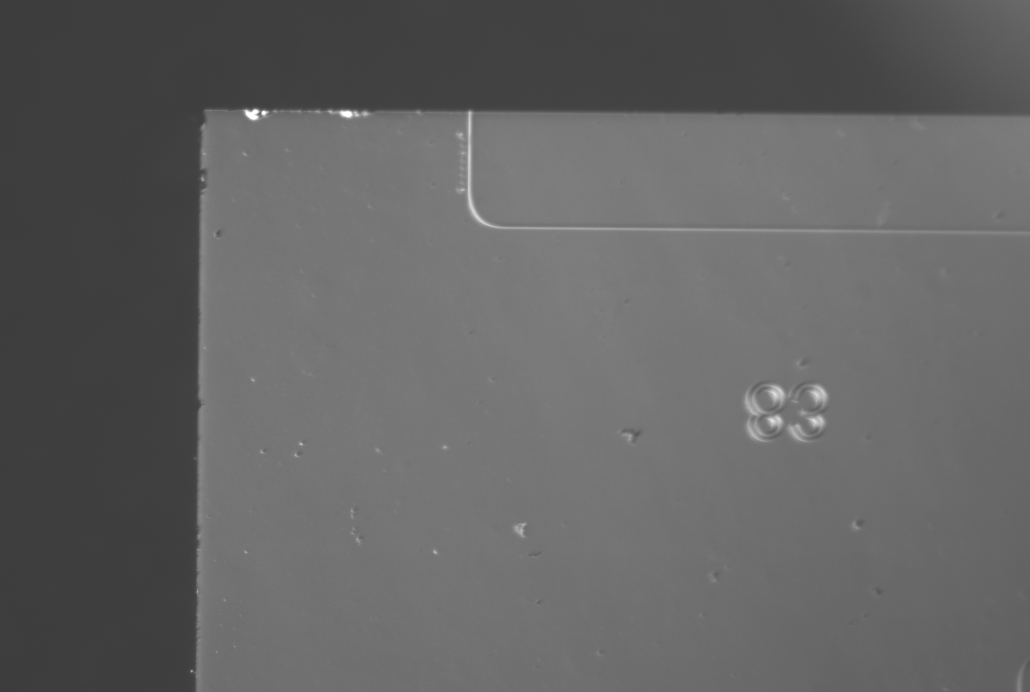
#> input picture data/foto1.png, 3088 x 2076 px (shown at 1/3 size)
$ python -i waveguide_entrance_detector.py   (imports and definitions only)
#> lines starting #> are read from the running program, lines starting #| are printed output that depends on the picture; after the words box and inside, x2 and y2 are one past the last pixel; in counts of white or black regions, pixels touching at a corner belong together
#> further down, picture is the input picture: shape (2076, 3088); min 56, max 255, mean 99.5
import cv2
import numpy as np
from sympy import symbols, Eq, solve
import matplotlib.pyplot as plt
from sklearn.linear_model import RANSACRegressor

# ---------- 1. Prepare Image ----------
# [31 lines left out: functions prepare_image, upscale_image, detect_edges, not called in this run]

def devide_lines(lines):

    horizontal_lines = [line[0] for line in lines if abs(line[0][3] - line[0][1]) < 20]
    vertical_lines = [line[0] for line in lines if abs(line[0][2] - line[0][0]) < 20]

    return horizontal_lines, vertical_lines

# [13 lines left out: function filter_lines, not called in this run]

def get_midpoints(lines):

    midpoints = [((x1 + x2) / 2, (y1 + y2) / 2) for x1, y1, x2, y2 in lines]

    return midpoints

# [89 lines left out: functions fit_line, get_ROI, calculate_intersection, calculate_rotated_ROI, extract_ROI, not called in this run]

# ---------- 4. Detect waveguide lines ----------

def detect_waveguide_lines(ROI_image):

    EQ_ROI_image = cv2.equalizeHist(ROI_image)
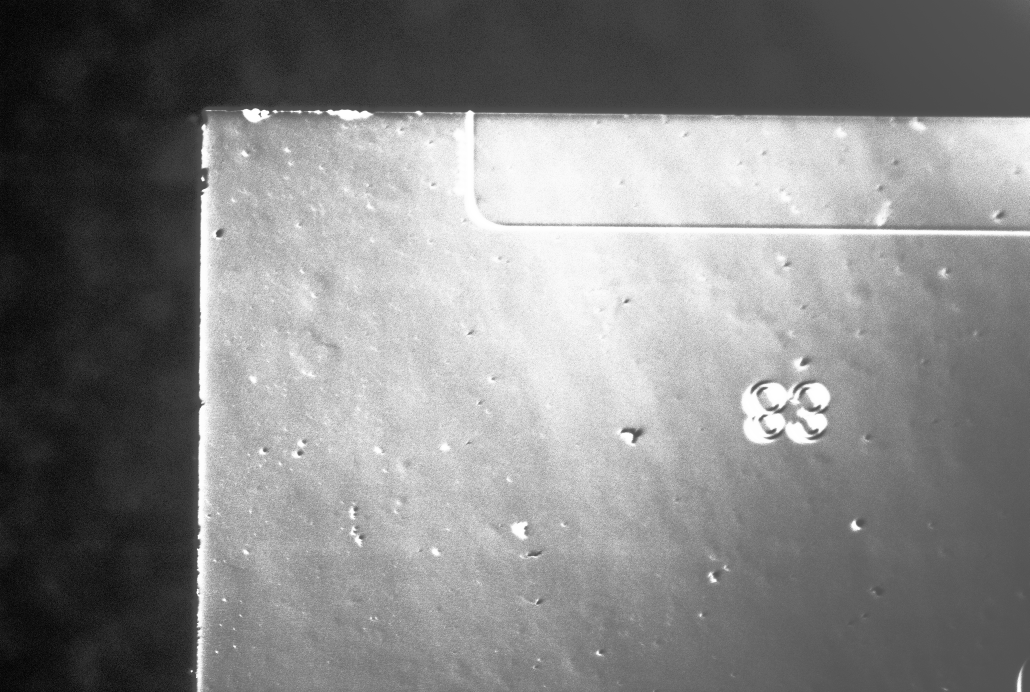
#> EQ_ROI_image: shape (2076, 3088) (shown at 1/3 size); min 0, max 255, mean 131.7

    _, EQBW_ROI_image = cv2.threshold(EQ_ROI_image, 250, 255, cv2.THRESH_BINARY)
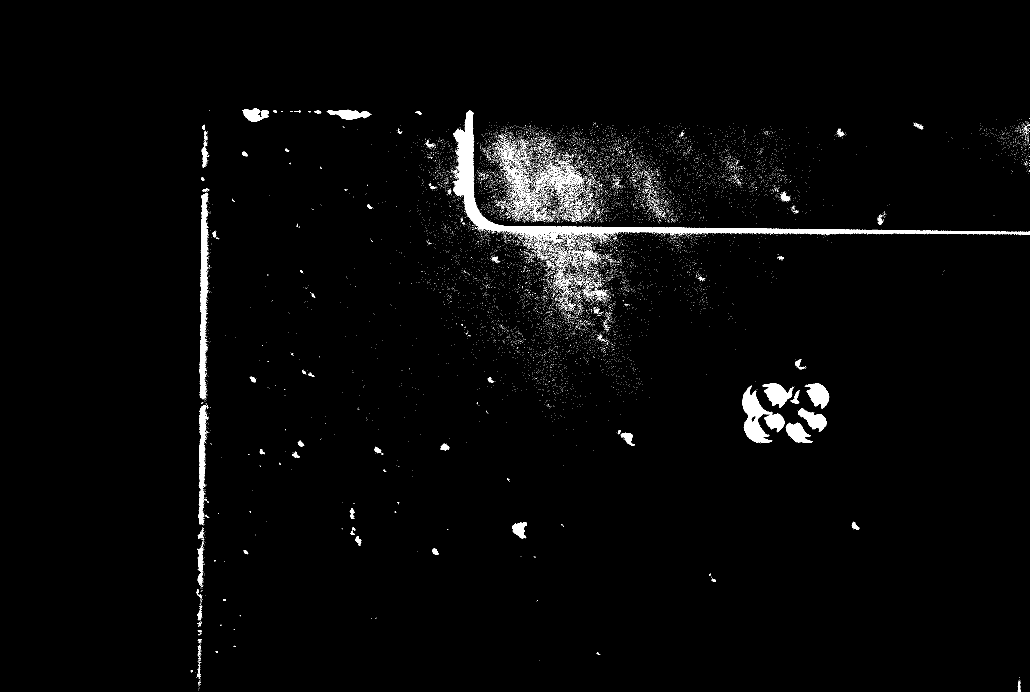
#> EQBW_ROI_image: shape (2076, 3088) (shown at 1/3 size); 2% white; 17797 white regions (17546 under 20 px), largest, box (x1, y1, x2, y2) and area: (1359, 332, 3088, 730) 35818, (2226, 1156, 2354, 1329) 9171, (598, 579, 626, 1197) 9098

    edges_in_ROI = cv2.Canny(EQBW_ROI_image, 40, 50)
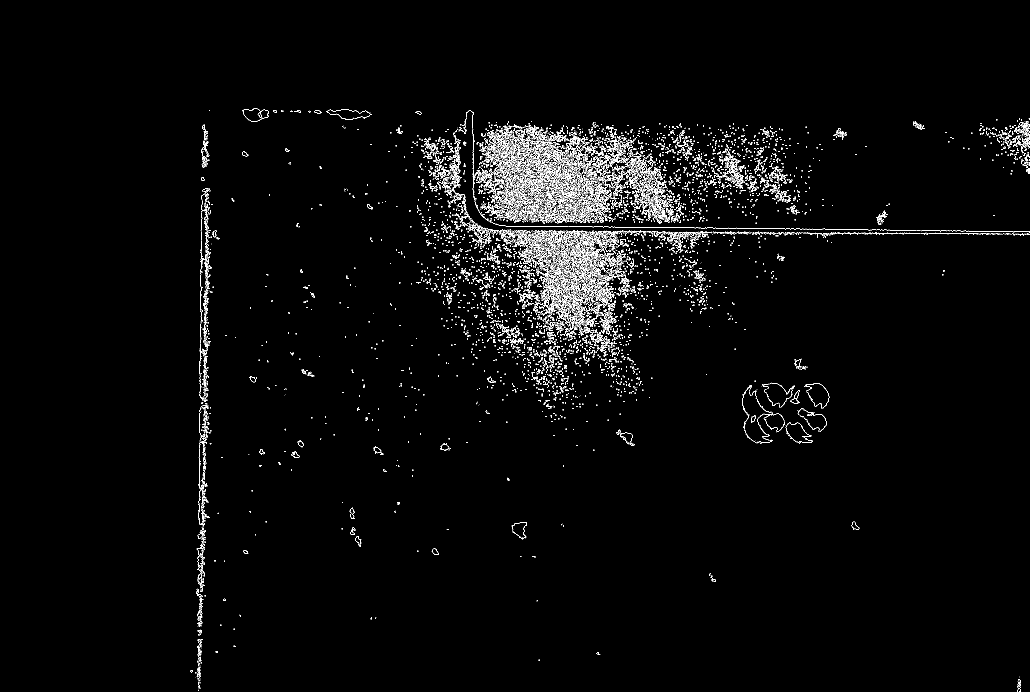
#> edges_in_ROI: shape (2076, 3088) (shown at 1/3 size); 1.7% white in thin lines or dots, all inside (x1, y1, x2, y2) = (572, 325, 3088, 2076)

    lines_in_ROI = cv2.HoughLinesP(edges_in_ROI, rho=0.2, theta=np.pi/720, threshold=50, minLineLength=50, maxLineGap=10)
#> lines_in_ROI = 1255 rows, first 6: [1698, 699, 1880, 699], [2419, 700, 2677, 700], [1979, 701, 2116, 701], [2936, 702, 3087, 702], [1920, 697, 2312, 697], [1574, 695, 1770, 695]

    horizontal_lines, vertical_lines = devide_lines(lines_in_ROI)
#> in devide_lines, `horizontal_lines = [line[0] for line in lines if abs(line[0][3] - line..`: horizontal_lines = 995 items, first 6: [1698, 699, 1880, 699], [2419, 700, 2677, 700], [1979, 701, 2116, 701], [2936, 702, 3087, 702], [1920, 697, 2312, 697], [1574, 695, 1770, 695]
#> in devide_lines, `vertical_lines = [line[0] for line in lines if abs(line[0][2] - line[0..`: vertical_lines = 112 items, first 6: [603, 823, 603, 667], [613, 449, 613, 374], [619, 969, 619, 867], [617, 706, 617, 566], [611, 1427, 611, 1375], [612, 1456, 612, 1216]

    vertical_midpoints = get_midpoints(vertical_lines)
#> in get_midpoints, `midpoints = [((x1 + x2) / 2, (y1 + y2) / 2) for x1, y1, x2, y2 in lines]`: midpoints = 112 pairs, first value 594 to 1926, second value 369 to 2024.5
#> vertical_midpoints has the same summary as midpoints in get_midpoints

    left_vertical_midpoints, right_vertical_midpoints = group_midpoints(vertical_midpoints, max_distance=2)

    left_vertical_line = fit_line(left_vertical_midpoints, axis='vertical')
    right_vertical_line = fit_line(right_vertical_midpoints, axis='vertical')

    return left_vertical_line, right_vertical_line

def group_midpoints(midpoints, max_distance=2):
    """Group midpoints into clusters based on horizontal proximity."""
#> called with max_distance = 2

    if not midpoints:
        return []

    # Sort midpoints by their x-coordinate
    midpoints_sorted = sorted(midpoints, key=lambda point: point[0])
#> midpoints_sorted has the same summary as midpoints in get_midpoints

    groups = []
    current_group = [midpoints_sorted[0]]
#> current_group = [(594, 2024.5)]

    # Iterate through the midpoints and group them by proximity
    for i in range(1, len(midpoints_sorted)):
        x_prev, y_prev = midpoints_sorted[i - 1]
        x_curr, y_curr = midpoints_sorted[i]

        # If the horizontal distance is less than or equal to max_distance, group the points
        if abs(x_curr - x_prev) <= max_distance:
            current_group.append(midpoints_sorted[i])
        else:
            # If the distance is larger, close the current group and start a new one
            groups.append(current_group)
            current_group = [midpoints_sorted[i]]
#> this loop made 111 passes
#> (x_prev, y_prev, x_curr, y_curr) on passes 1 to 12: (594, 2024.5, 594, 1949), (594, 1949, 595, 2023.5), (595, 2023.5, 596, 1994.5), (596, 1994.5, 597, 1989.5), (597, 1989.5, 597, 1433.5), (597, 1433.5, 598, 1439.5), (598, 1439.5, 598, 1981.5), (598, 1981.5, 598, 1261), (598, 1261, 599, 1831), (599, 1831, 599, 1116.5), (599, 1116.5, 599, 2006.5), (599, 2006.5, 600, 1785.5)
#> after the loop, groups = 18 items

    # Add the last group
    groups.append(current_group)

    if len(groups) == 2:
        left_midpoints = groups[0]
        right_midpoints = groups[1]
    else:
        print('Waveguide entrance detection has ' + str(len(groups)) + ' groups')
#| Waveguide entrance detection has 19 groups

#> (the run stopped early here; a loop or call above may not have finished)

$ run again, on data/foto2.png
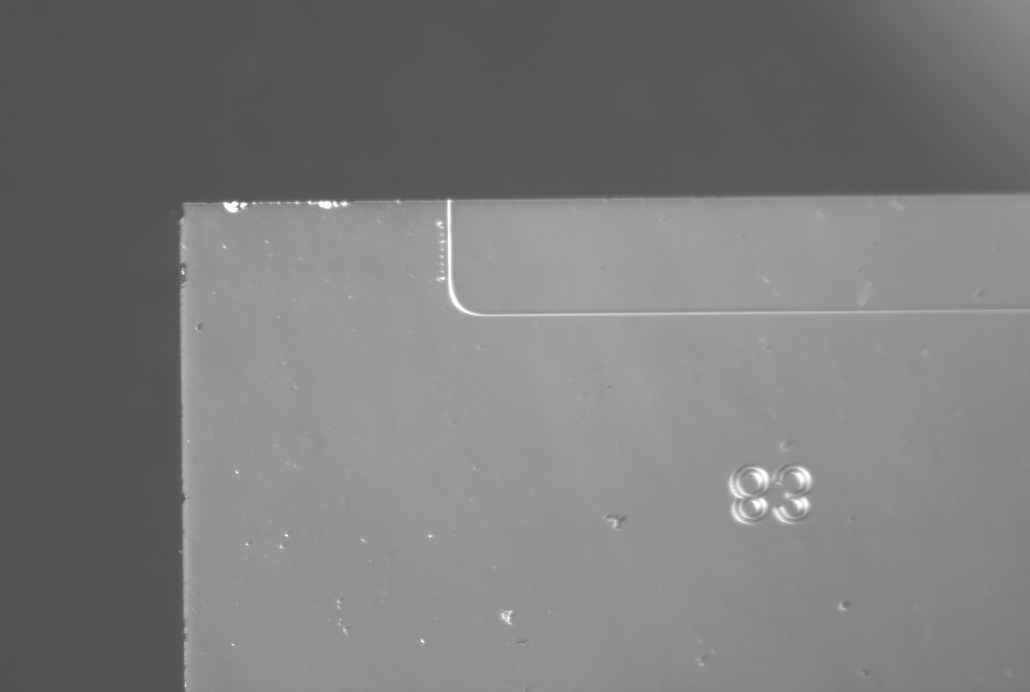
#> input picture data/foto2.png, 3088 x 2076 px (shown at 1/3 size)
#> picture is the input picture: shape (2076, 3088); min 76, max 255, mean 123.1
#> in detect_waveguide_lines, `_, EQBW_ROI_image = cv2.threshold(EQ_ROI_image, 250, 255, cv2.THRESH_B..`:
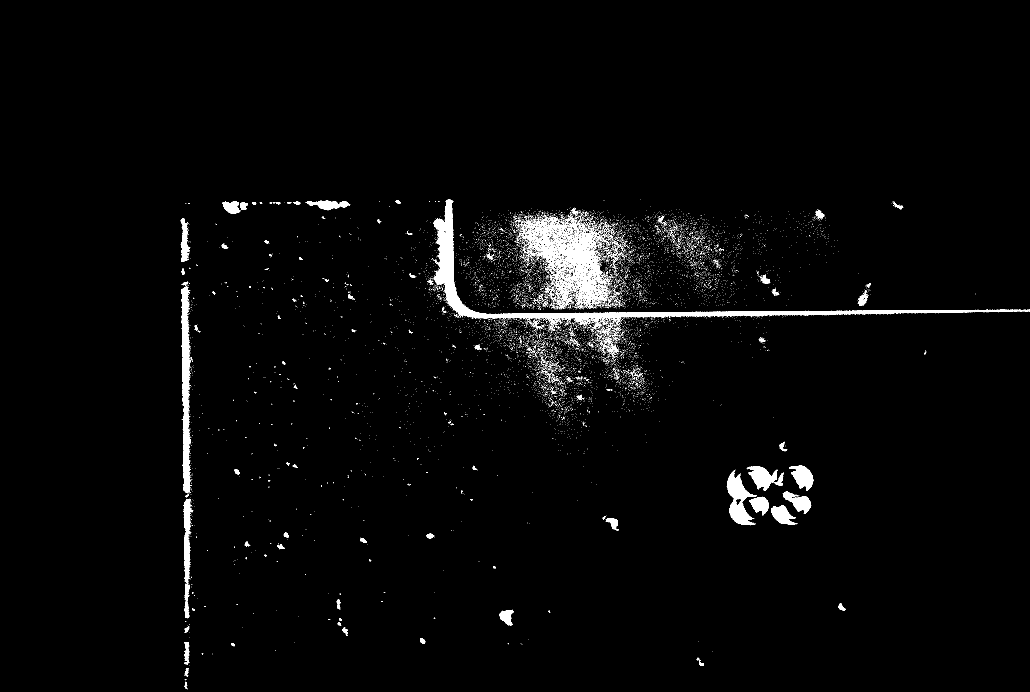
#> EQBW_ROI_image: shape (2076, 3088) (shown at 1/3 size); 2% white; 13705 white regions (13497 under 20 px), largest, box (x1, y1, x2, y2) and area: (1300, 597, 3088, 973) 32042, (1565, 650, 1824, 915) 15858, (544, 858, 573, 1479) 10651
#> in detect_waveguide_lines, `edges_in_ROI = cv2.Canny(EQBW_ROI_image, 40, 50)`:
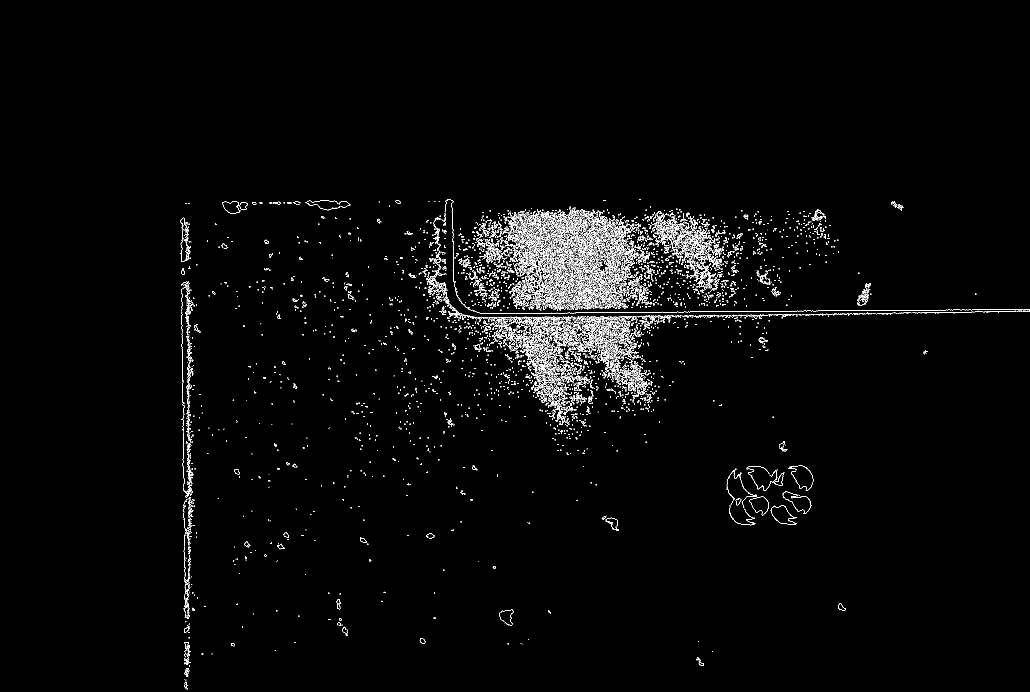
#> edges_in_ROI: shape (2076, 3088) (shown at 1/3 size); 1.5% white in thin lines or dots, all inside (x1, y1, x2, y2) = (541, 597, 3088, 2068)
#> lines_in_ROI = 1119 rows, first 6: [565, 1989, 565, 1927], [564, 1856, 564, 1706], [563, 1308, 563, 1203], [566, 1664, 566, 1379], [567, 1735, 567, 1496], [568, 1604, 568, 1495]
#> in devide_lines, `horizontal_lines = [line[0] for line in lines if abs(line[0][3] - line..`: horizontal_lines = 995 items, first 6: [1456, 941, 1726, 939], [1968, 715, 2040, 715], [1595, 696, 1732, 696], [2676, 938, 2803, 938], [1681, 781, 1936, 781], [1528, 705, 1903, 705]
#> in devide_lines, `vertical_lines = [line[0] for line in lines if abs(line[0][2] - line[0..`: vertical_lines = 70 items, first 6: [565, 1989, 565, 1927], [564, 1856, 564, 1706], [563, 1308, 563, 1203], [566, 1664, 566, 1379], [567, 1735, 567, 1496], [568, 1604, 568, 1495]
#> midpoints = 70 pairs, first value 545 to 1934, second value 701 to 1958
#> vertical_midpoints has the same summary as midpoints in get_midpoints
#> midpoints_sorted has the same summary as midpoints in get_midpoints
#> in group_midpoints, `current_group = [midpoints_sorted[0]]`: current_group = [(545, 950.5)]
#> the loop in group_midpoints, `for i in range(1, len(midpoints_sorted)):` made 69 passes
#> (x_prev, y_prev, x_curr, y_curr) on passes 1 to 8: (545, 950.5, 546, 1020.5), (546, 1020.5, 546, 1112.5), (546, 1112.5, 547, 1167.5), (547, 1167.5, 549, 1395.5), (549, 1395.5, 552, 1648.5), (552, 1648.5, 555, 1743.5), (555, 1743.5, 555, 1825.5), (555, 1825.5, 556, 1750.5)
#> after the loop in group_midpoints, `for i in range(1, len(midpoints_sorted)):`: groups = 15 items
#| Waveguide entrance detection has 16 groups
